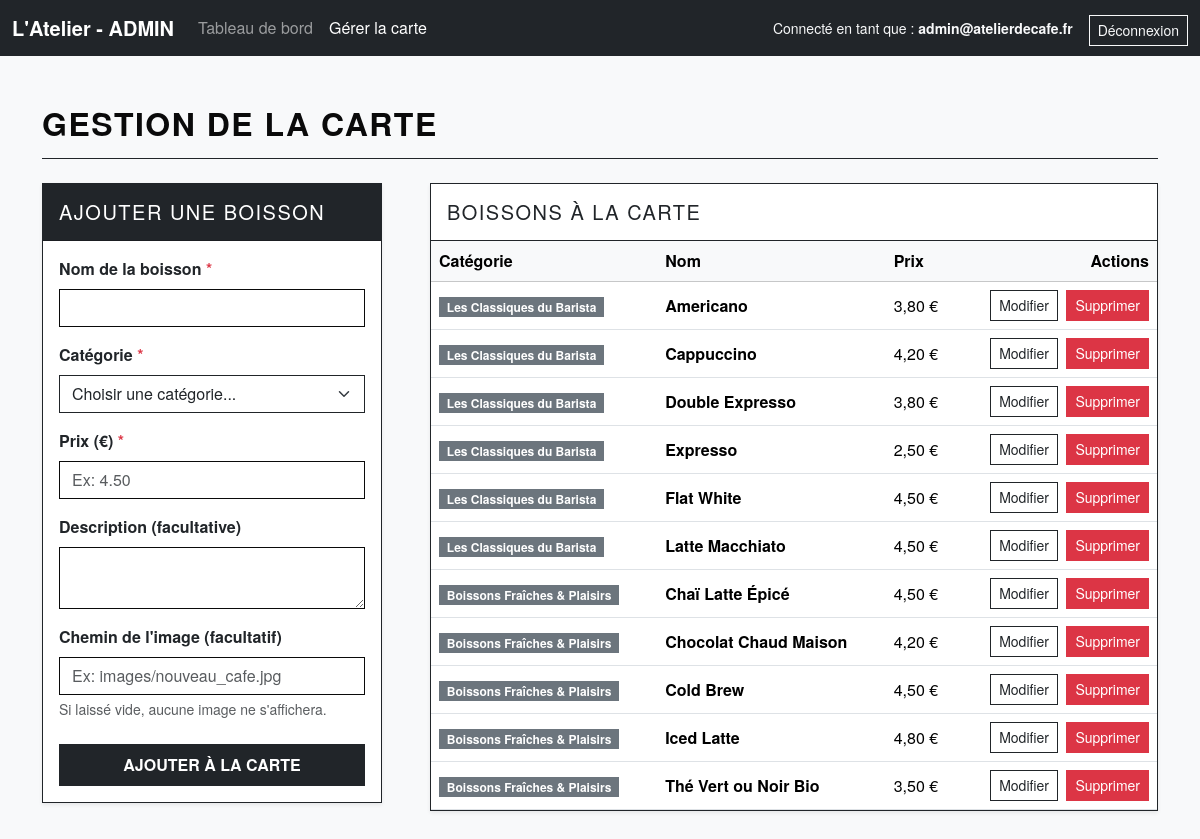
Screenshot of /admin_services.php (signed in) with the database file from the repository.
### tables this page shows
CREATE TABLE `services` (
  `id` int(11) NOT NULL,
  `nom` varchar(100) NOT NULL,
  `description` text DEFAULT NULL,
  `prix` decimal(5,2) NOT NULL,
  `image_url` varchar(255) DEFAULT NULL,
  `category_id` int(11) NOT NULL
);

CREATE TABLE `categories` (
  `id` int(11) NOT NULL,
  `nom` varchar(100) NOT NULL
);

### admin_services.php (the view, shortened to what this page needs)
<?php
require_once 'config.php';
$sql_services = "
    SELECT s.*, c.nom AS nom_categorie
    FROM services s
    JOIN categories c ON s.category_id = c.id
    ORDER BY c.id, s.nom
";
$services = $pdo->query($sql_services)->fetchAll();
?>
<!doctype html>
<html lang="fr">
<head>
    <link href="https://cdn.jsdelivr.net/npm/bootstrap@5.3.2/dist/css/bootstrap.min.css" rel="stylesheet" />
    <link rel="stylesheet" href="index.css" />
</head>
<body class="bg-light">
    <nav class="navbar navbar-expand-lg navbar-dark bg-dark sticky-top">
        <div class="container-fluid">
            <a class="navbar-brand fw-bold" href="dashboard.php">L'Atelier - ADMIN</a>
            <div class="collapse navbar-collapse" id="adminNav">
                <ul class="navbar-nav me-auto">
                    <li class="nav-item">
                        <a class="nav-link" href="dashboard.php">Tableau de bord</a>
                    </li>
                    <li class="nav-item">
                        <a class="nav-link active" href="admin_services.php">Gérer la carte</a>
                    </li>
                </ul>
                <ul class="navbar-nav ms-auto">
                    <li class="nav-item d-flex align-items-center me-3">
                        <span class="text-light small">Connecté en tant que : <strong><?= htmlspecialchars($_SESSION['admin_email']) ?></strong></span>
                    </li>
                    <li class="nav-item">
                        <a class="btn btn-outline-light btn-sm rounded-0 mt-1" href="logout.php">Déconnexion</a>
                    </li>
                </ul>
            </div>
        </div>
    </nav>
    <main class="container py-5">
        <div class="d-flex justify-content-between align-items-center mb-4 border-bottom border-dark pb-3">
            <h1 class="h2 text-uppercase fw-bold m-0">Gestion de la Carte</h1>
        </div>
        <div class="row g-5">
            <div class="col-lg-4">
                <div class="card rounded-0 border-dark shadow-sm sticky-top" style="top: 80px; z-index: 1;">
                    <div class="card-header bg-dark text-white rounded-0 py-3">
                        <h2 class="h5 mb-0 text-uppercase">Ajouter une boisson</h2>
                    </div>
                    <div class="card-body">
                        <form method="POST" action="admin_services.php">
                            <div class="mb-3">
                                <label for="nom" class="form-label fw-bold">Nom de la boisson <span class="text-danger">*</span></label>
                                <input type="text" class="form-control rounded-0" id="nom" name="nom" required>
                            </div>
                            <div class="mb-3">
                                <label for="category_id" class="form-label fw-bold">Catégorie <span class="text-danger">*</span></label>
                                <select class="form-select rounded-0 border-dark" id="category_id" name="category_id" required>
                                    <option value="">Choisir une catégorie...</option>
                                </select>
                            </div>
                            <div class="mb-3">
                                <label for="prix" class="form-label fw-bold">Prix (€) <span class="text-danger">*</span></label>
                                <input type="number" step="0.10" class="form-control rounded-0" id="prix" name="prix" placeholder="Ex: 4.50" required>
                            </div>
                            <div class="mb-3">
                                <label for="description" class="form-label fw-bold">Description (facultative)</label>
                                <textarea class="form-control rounded-0" id="description" name="description" rows="2"></textarea>
                            </div>
                            <div class="mb-4">
                                <label for="image_url" class="form-label fw-bold">Chemin de l'image (facultatif)</label>
                                <input type="text" class="form-control rounded-0" id="image_url" name="image_url" placeholder="Ex: images/nouveau_cafe.jpg">
                                <div class="form-text">Si laissé vide, aucune image ne s'affichera.</div>
                            </div>
                            <button type="submit" name="add_service" class="btn btn-dark w-100 py-2 rounded-0 text-uppercase fw-bold">Ajouter à la carte</button>
                        </form>
                    </div>
                </div>
            </div>
            <div class="col-lg-8">
                <div class="card rounded-0 border-dark shadow-sm">
                    <div class="card-header bg-white border-dark py-3">
                        <h2 class="h5 mb-0 text-uppercase">Boissons à la carte</h2>
                    </div>
                    <div class="card-body p-0 table-responsive">
                        <table class="table table-hover align-middle mb-0">
                            <thead class="table-light">
                                <tr>
                                    <th>Catégorie</th>
                                    <th>Nom</th>
                                    <th>Prix</th>
                                    <th class="text-end">Actions</th>
                                </tr>
                            </thead>
                            <tbody>
                                <?php foreach ($services as $srv): ?>
                                    <tr>
                                        <td><span class="badge bg-secondary rounded-0"><?= htmlspecialchars($srv['nom_categorie']) ?></span></td>
                                        <td class="fw-bold"><?= htmlspecialchars($srv['nom']) ?></td>
                                        <td><?= number_format($srv['prix'], 2, ',', ' ') ?> €</td>
                                        <td class="text-end">
                                            <a href="edit_service.php?id=<?= $srv['id'] ?>" class="btn btn-sm btn-outline-dark rounded-0 me-1">Modifier</a>
                                            <a href="admin_services.php?delete=<?= $srv['id'] ?>" class="btn btn-sm btn-danger rounded-0" onclick="return confirm('Voulez-vous vraiment supprimer <?= addslashes(htmlspecialchars($srv['nom'])) ?> ?');">Supprimer</a>
                                        </td>
                                    </tr>
                                <?php endforeach; ?>
                            </tbody>
                        </table>
                    </div>
                </div>
            </div>
        </div>
    </main>
</body>
</html>

### index.css (style rules this page uses)
:root { --black: #0a0a0a; --white: #fdfdfd; --grey: #e0e0e0; }
body { background-color: var(--white); color: var(--black); font-family: "Helvetica Neue", Arial, sans-serif; }
h1, h2, h3 { text-transform: uppercase; font-weight: 700; letter-spacing: 1.5px; }
.form-control { border: 1px solid var(--black); border-radius: 0; }

### rows the page displays
services: category.nom "Les Classiques du Barista", nom "Americano", prix "3,80"
services: category.nom "Les Classiques du Barista", nom "Cappuccino", prix "4,20"
services: category.nom "Les Classiques du Barista", nom "Double Expresso", prix "3,80"
services: category.nom "Les Classiques du Barista", nom "Expresso", prix "2,50"
services: category.nom "Les Classiques du Barista", nom "Flat White", prix "4,50"
services: category.nom "Les Classiques du Barista", nom "Latte Macchiato", prix "4,50"
services: category.nom "Boissons Fraîches & Plaisirs", nom "Chaï Latte Épicé", prix "4,50"
services: category.nom "Boissons Fraîches & Plaisirs", nom "Chocolat Chaud Maison", prix "4,20"
services: category.nom "Boissons Fraîches & Plaisirs", nom "Cold Brew", prix "4,50"
services: category.nom "Boissons Fraîches & Plaisirs", nom "Iced Latte", prix "4,80"
services: category.nom "Boissons Fraîches & Plaisirs", nom "Thé Vert ou Noir Bio", prix "3,50"

### other values shown
$_SESSION['admin_email'] "admin@atelierdecafe.fr"
